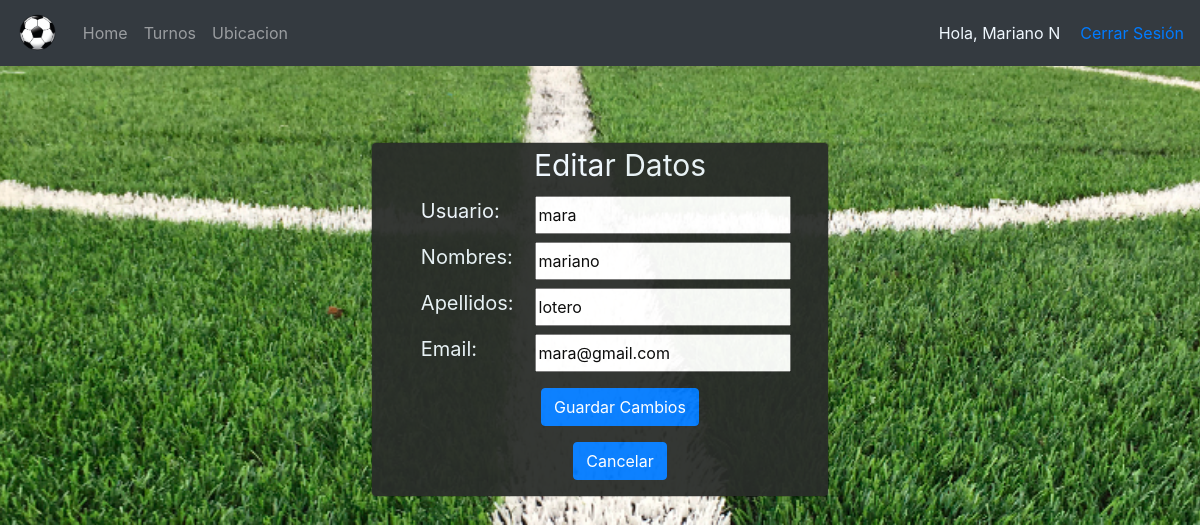
The page /editar_user/12 (signed in) on the database its author committed.
### users/models.py (models this page shows, shortened)
class Usuario(AbstractBaseUser, PermissionsMixin):
    username = models.CharField("Usuario", unique=True, max_length=50)
    first_name = models.CharField("Nombres", max_length=200)
    surname = models.CharField("Apellidos", max_length=200)
    dni = models.CharField("Dni", unique=True, max_length=8)
    email = models.EmailField(_('email address'), unique=True)
    is_staff = models.BooleanField(default=False)
    is_active = models.BooleanField(default=True)
    date_joined = models.DateTimeField(default=timezone.now)
    USERNAME_FIELD = 'username'
    REQUIRED_FIELDS = ['email' ,'dni', 'first_name' , 'surname']
    objects = CustomUserManager()

### users/views.py (the view)
# urls.py: path('editar_user/<int:user_id>', UsuariosViews.edit_user, name="editar_user"),
    @login_required
    def edit_user(request, user_id):
        usuario = Usuario.objects.filter(id=user_id).first()
        form = CustomUserChangeForm(instance=usuario)
        return render(request, "accounts/registrados/editar_user.html", {"form":form, "usuario":usuario})

### users/forms.py
class CustomUserChangeForm(UserChangeForm):
    class Meta:
        model = Usuario
        fields = ('username', 'first_name', 'surname','email',)

### templates/accounts/registrados/editar_user.html (shortened to what this page needs)
{% extends 'accounts/header.html' %}
{% load static %}
{% block content %}
<link rel="stylesheet" type="text/css" href="{% static '/css/fomulario.css' %}">
<div class="modal-dialog text-center">
    <div class="col-sm-11 main-section">
        <div class="modal-content">
            <label style="margin-left: 40px;font-size: 30px; color: aliceblue;">Editar Datos</label>
            <form method="POST" action="{% url 'actualizar_user' user.id %}" class="col-12">
                <div class="input-group mb-2">
                    <div class="input-group-append col-md-4">
                        <label style="font-size:20px;color: aliceblue;">Usuario: </label>
                    </div>
                    {{form.username}}
                </div>
                <div class="input-group mb-2">
                    <div class="input-group-append col-md-4" >
                        <label style="font-size:20px;color: aliceblue;">Nombres:</label>
                    </div>
                    {{form.first_name}}
                </div>
                <div class="input-group mb-2">
                    <div class="input-group-append col-md-4">
                        <label style="font-size:20px;color: aliceblue;">Apellidos: </label>
                    </div>
                    {{form.surname}}
                </div>
                <div class="input-group mb-2">
                    <div class="input-group-append col-md-4">
                        <label style="font-size:20px;color: aliceblue;">Email: </label>
                    </div>
                    {{form.email}}
                </div>
                <div class="d-flex justify-content-center mt-3 login_container" style="margin-left: 40px;">
                    <input type="submit" value="Guardar Cambios" class="btn btn-primary">
                </div>
                <div class="d-flex justify-content-center mt-3 login_container" style="margin-left: 40px;">
                    <a class="btn btn-primary" href="http://127.0.0.1:8000/Perfil/">Cancelar</a>
                </div>
            </form>
        </div>
    </div>
</div>
{% endblock %}

### templates/accounts/header.html (shortened to what this page needs)
{% load static %}
<html>
<head>
    <link rel="stylesheet" href="https://stackpath.bootstrapcdn.com/bootstrap/4.4.1/css/bootstrap.min.css">
</head>
<body style="width: 100%;">
        <nav class="navbar navbar-expand-lg navbar-dark bg-dark">
            <a class="navbar-brand">
                <img src="{% static '/css/img/logo_pag.png' %}" height="40px">
            </a>
            <div class="collapse navbar-collapse" id="navbarText">
                <ul class="navbar-nav mr-auto">
                    {% if user.is_authenticated %}
                    <li class="navbar-item"><a href="http://127.0.0.1:8000/Home_user" class="nav-link">Home</a></li>
                    <li class="navbar-item"><a href="http://127.0.0.1:8000/Home_user/#botones-turnos" class="nav-link">Turnos</a></li>
                    <li class="navbar-item"><a href="http://127.0.0.1:8000/Home_user/#ubicacion" class="nav-link">Ubicacion</a></li>
                    {% endif %}
                </ul>
                <ul class="navbar-nav ml-auto">
                    {% if user.is_authenticated %}
                    <span style="margin-right: 20px; color: aliceblue;">Hola, <a style="color: aliceblue;" href="http://127.0.0.1:8000/Perfil/"> {{ user.first_name }}</a></span>
                    <span><a href=" {% url 'Logout' %}">Cerrar Sesión</a></span>
                    {% else %}
                    <li class="nav-item"><a class="nav-link" href="http://127.0.0.1:8000/Login">Iniciar Sesión</a></li>
                    <li class="nav-item"><a class="nav-link" href="http://127.0.0.1:8000/register">Registrarse</a></li>
                    {% endif %}
                </ul>
            </div>
        </nav>
    {% block content %} {% endblock %}
</body>
</html>

### static/css/fomulario.css (style rules this page uses)
body { background: url(./img/fondo.jpg) no-repeat center center fixed; background-size: cover; }
.main-section { margin: 0 auto; margin-top: 1%; padding: 0; }
.modal-content { background-color: #2A2D2A; opacity: .95; padding: 0 20px; }
.modal-dialog { max-width: 500px; margin: 4.75rem auto !important; }

### rows shown on the page
Usuario: first_name "Mariano N"
Usuario: username "mara", first_name "mariano", surname "lotero", email "mara@gmail.com"
